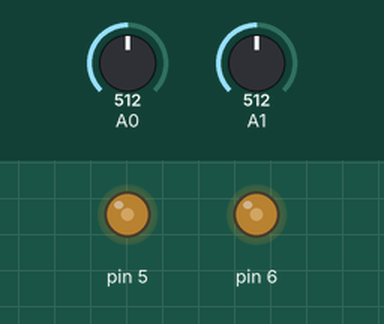
A sketch run on a simulated Arduino Uno, built with avr-gcc and run on an emulated ATmega328P. Shown: output pins drawn as LEDs (lit = HIGH). Dashed ring = blinking. The test bench sets the inputs (shaded band); at power-on: A0 = 512, A1 = 512.

Above: at 1.7 s.
1.8 s: A0 set to 752
At 2.4 s:
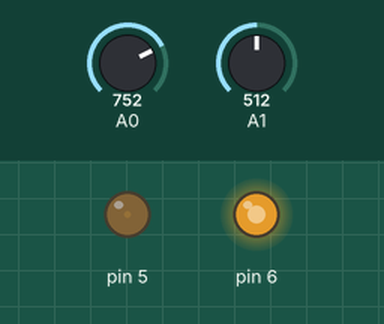
3.3 s: A0 set to 779
At 3.55 s:
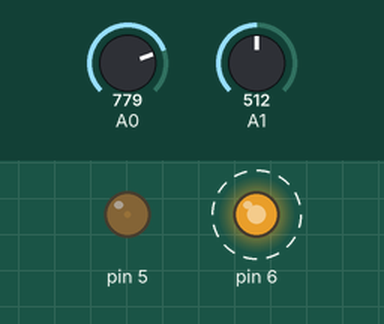
6.3 s: A1 set to 306
At 6.56 s:
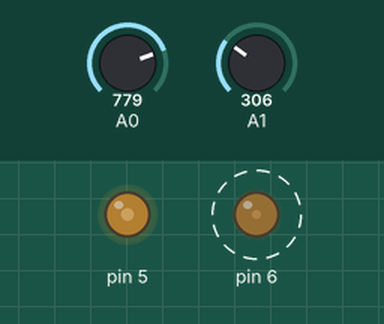
9.3 s: A1 set to 122
At 9.57 s:
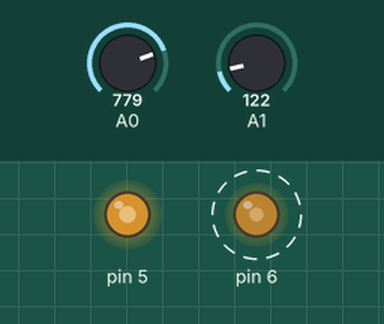
12.3 s: A0 set to 900
At 12.58 s:
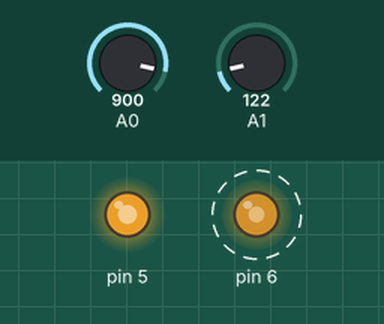
15.3 s: A1 set to 636
18.3 s: A1 set to 659
At 18.8 s:
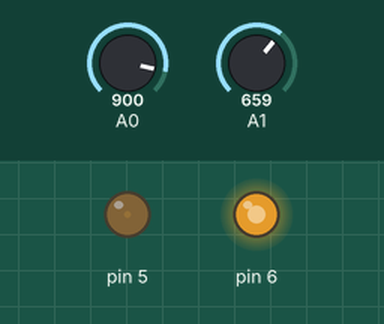
Timing chart, 0 to 20.8 s (numbered marks = the images above; inputs shaded):
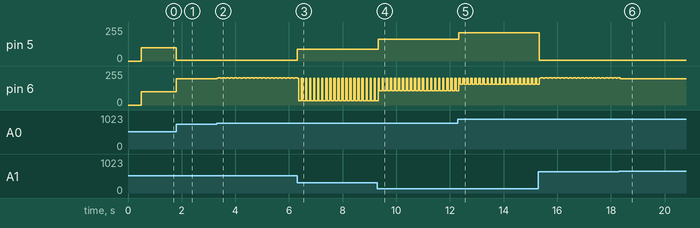

The sketch:

RIDE2LINE.ino
```cpp
double GLOBAL_LEFT = 0;
double GLOBAL_RIGHT = 0;

int SPEED_LEFT = 100;
int SPEED_RIGHT = 100;
int KOEF_SPEED = 100;
double K = 0.4;

void GetFromLine(){
  double Left = analogRead(0);
  double Right = analogRead(1);

  Serial.print("Left: ");
  Serial.println(Left);
  Serial.print("Right: ");
  Serial.println(Right);
  delay(500);
  }

// TODO Kalibrovka datchikov 10 raz


void Motor(int SpeedRight, int SpeedLeft, int time2exec=100){
  if (SpeedRight > 0){
    digitalWrite(4, 0);
    analogWrite(5, SpeedRight);
  }
  else if (SpeedRight < 0){
    digitalWrite(4, 1);
    analogWrite(5, -SpeedRight);
  }
  else
  {
    digitalWrite(4, 0);
    analogWrite(5, 0);

  }

  if (SpeedLeft > 0){
    digitalWrite(7, 0);
    analogWrite(6, SpeedLeft);
  }
  else if (SpeedLeft < 0){
    digitalWrite(7, 1);
    analogWrite(6, -SpeedLeft);
  }
  else
  {
    digitalWrite(7, 0);
    analogWrite(6, 0);

  }
  delay(time2exec);
}

void setup() {
  Serial.begin(9600);

  Motor(0,0,0);    /* СДЕЛАТТЬ МНОЖЕСТВЕННУЮ ПРВОЕРКУ ЧЕРЕЗ МАТОЖИДАНИЕ*/
  GLOBAL_LEFT = analogRead(0);
  GLOBAL_RIGHT = analogRead(1);
  delay(500);


}

void loop() {

  double Left_line = analogRead(0);
  double Right_line = analogRead(1);
  int reg = (int)((Left_line - GLOBAL_LEFT) - (Right_line - GLOBAL_RIGHT))*K;
//  Serial.println(reg);
  if(reg > KOEF_SPEED){
    Motor(-((reg-SPEED_LEFT)%255),200, 50);
  }
  else if(reg < -KOEF_SPEED){
    Motor(200,-((-reg-SPEED_RIGHT)%255), 50);
  }
  Motor(SPEED_LEFT-reg,SPEED_RIGHT+reg);

}
```

Measured:
- the behaviour switches between 764 and 765 on A0 (found by bisection; images 1 and 2)
- after the input at 1.8 s, pin 5: 100/255 → 4/255 at once; pin 6: 100/255 → 196/255 at once
- after the input at 3.3 s, pin 5: 4/255 → 6/255 at once; pin 6: alternates 206/255 for 0.10 s and 200/255 for 0.05 s, starting at once
- after the input at 6.3 s, pin 5: 6/255 → 89/255 at once
- after the input at 9.3 s, pin 5: 89/255 → 162/255 at once
- after the input at 12.3 s, pin 5: 162/255 → 211/255 at once
- after the input at 15.3 s, pin 5: 211/255 → 5/255 at once
- after the input at 18.3 s, pin 5: 5/255 → 4/255 at once
